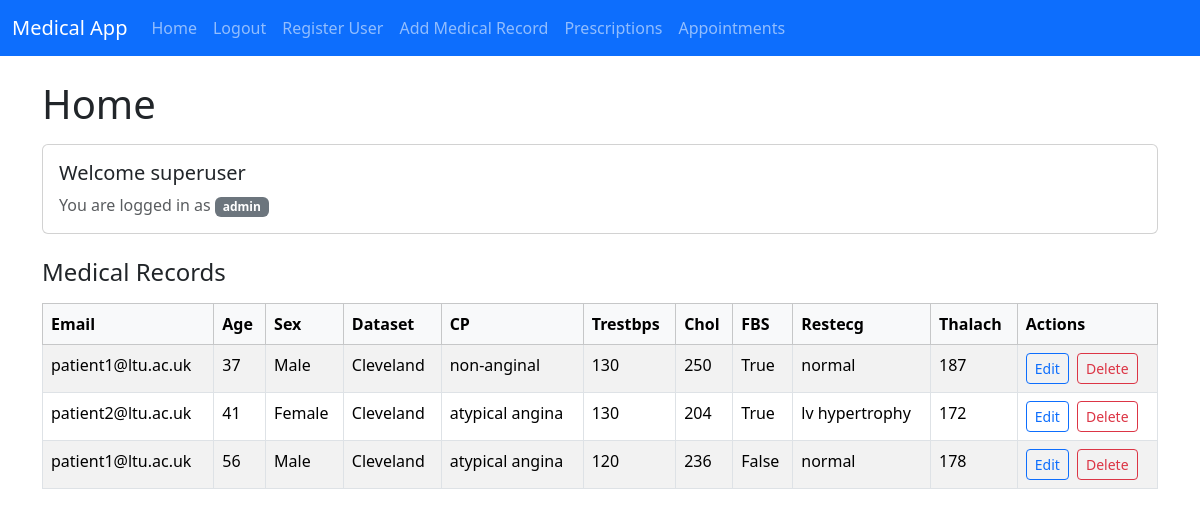
Screenshot of / (signed in) with the database file from the repository.
### models.py (models this page shows)
class User(UserMixin, db.Model):
  id: Mapped[int] = mapped_column(primary_key=True)
  username: Mapped[str] = mapped_column(nullable=False)
  email: Mapped[str] = mapped_column(String(128) , nullable=False , unique=True)
  password: Mapped[str] = mapped_column(String(255), nullable=False)
  role_id : Mapped[int] = mapped_column(ForeignKey("role.id"))
  role: Mapped["Role"] = relationship("Role", back_populates="users")
  medical_records: Mapped[List["MedicalRecord"]] = relationship("MedicalRecord", back_populates="user")

class Role(db.Model):
  id: Mapped[int] = mapped_column(primary_key=True)
  name: Mapped[str] = mapped_column(nullable=False)
  users: Mapped[List["User"]] = relationship("User", back_populates="role")

class MedicalRecord(db.Model):
  id: Mapped[int] = mapped_column(primary_key=True)
  age: Mapped[int] = mapped_column(nullable=False)
  sex: Mapped[str] = mapped_column(nullable=False)
  dataset: Mapped[str] = mapped_column(nullable=False)
  cp: Mapped[str] = mapped_column(nullable=False)
  trestbps: Mapped[int] = mapped_column(nullable=True)
  chol: Mapped[int] = mapped_column(nullable=True)
  fbs: Mapped[bool] = mapped_column(nullable=True)
  restecg: Mapped[str] = mapped_column(nullable=True)
  thalach: Mapped[int] = mapped_column(nullable=True)
  user_id: Mapped[int] = mapped_column(ForeignKey("user.id"))
  user: Mapped["User"] = relationship("User", back_populates="medical_records")

### main.py (the view)
@app.route("/" , methods=["GET"])
@login_required
def home():
    if current_user.role.name == "patient":
        medical_records = db.session.scalars(select(MedicalRecord).where(MedicalRecord.user_id == current_user.id)).all()
        return render_template('home.html' , medical_records=medical_records)
    medical_records = db.session.scalars(select(MedicalRecord)).all()
    return render_template('home.html' , medical_records=medical_records)

### main.py (called while the page is built)
@login_manager.user_loader
def load_user(user_id):
    if user_id is None:
        return None
    try:
        return db.session.get(User, int(user_id))
    except (ValueError, TypeError):
        return None

### templates/home.html (shortened to what this page needs)
{% extends 'base.html' %}
{% block body %}
<h1 class="mb-3">Home</h1>
<div class="card mb-4">
    <div class="card-body">
        <h5 class="card-title">Welcome {{ current_user.username }}</h5>
        <p class="card-text text-muted mb-0">You are logged in as <span class="badge bg-secondary">{{ current_user.role.name }}</span></p>
    </div>
</div>
<h2 class="h4 mb-3">Medical Records</h2>
<div class="table-responsive">
    <table class="table table-striped table-hover table-bordered">
        <thead class="table-light">
            <tr>
                <th>Email</th>
                <th>Age</th>
                <th>Sex</th>
                <th>Dataset</th>
                <th>CP</th>
                <th>Trestbps</th>
                <th>Chol</th>
                <th>FBS</th>
                <th>Restecg</th>
                <th>Thalach</th>
                {% if current_user.role.name == "admin" %}
                <th>Actions</th>
                {% endif %}
            </tr>
        </thead>
        <tbody>
            {% for medical_record in medical_records %}
            <tr>
                <td>{{ medical_record.user.email }}</td>
                <td>{{ medical_record.age }}</td>
                <td>{{ medical_record.sex }}</td>
                <td>{{ medical_record.dataset }}</td>
                <td>{{ medical_record.cp }}</td>
                <td>{{ medical_record.trestbps }}</td>
                <td>{{ medical_record.chol }}</td>
                <td>{{ medical_record.fbs }}</td>
                <td>{{ medical_record.restecg }}</td>
                <td>{{ medical_record.thalach }}</td>
                {% if current_user.role.name == "admin" %}
                <td>
                    <a href="{{ url_for('edit_medical_record', medical_record_id=medical_record.id) }}" class="btn btn-sm btn-outline-primary me-1">Edit</a>
                    <a href="{{ url_for('delete_medical_record', medical_record_id=medical_record.id) }}" class="btn btn-sm btn-outline-danger">Delete</a>
                </td>
                {% endif %}
            </tr>
            {% endfor %}
        </tbody>
    </table>
</div>
{% endblock %}

### rows the page displays
User: username "superuser"
Role: role.name "admin"
MedicalRecord: user.email "patient1@ltu.ac.uk", age "37", sex "Male", dataset "Cleveland", cp "non-anginal", trestbps "130", chol "250", fbs "True", restecg "normal", thalach "187"
MedicalRecord: user.email "patient2@ltu.ac.uk", age "41", sex "Female", dataset "Cleveland", cp "atypical angina", trestbps "130", chol "204", fbs "True", restecg "lv hypertrophy", thalach "172"
MedicalRecord: user.email "patient1@ltu.ac.uk", age "56", sex "Male", dataset "Cleveland", cp "atypical angina", trestbps "120", chol "236", fbs "False", restecg "normal", thalach "178"
